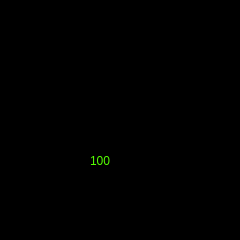
<?xml version="1.0" encoding="UTF-8"?>
<ui version="4.0">
 <class>Speed</class>
 <widget class="QMainWindow" name="Speed">
  <property name="geometry">
   <rect>
    <x>0</x>
    <y>0</y>
    <width>240</width>
    <height>240</height>
   </rect>
  </property>
  <property name="minimumSize">
   <size>
    <width>240</width>
    <height>240</height>
   </size>
  </property>
  <property name="maximumSize">
   <size>
    <width>240</width>
    <height>240</height>
   </size>
  </property>
  <property name="sizeIncrement">
   <size>
    <width>240</width>
    <height>240</height>
   </size>
  </property>
  <property name="baseSize">
   <size>
    <width>240</width>
    <height>240</height>
   </size>
  </property>
  <property name="windowTitle">
   <string>MainWindow</string>
  </property>
  <property name="autoFillBackground">
   <bool>false</bool>
  </property>
  <property name="styleSheet">
   <string notr="true">background-color: rgb(0, 0, 0);</string>
  </property>
  <widget class="QWidget" name="centralwidget">
   <widget class="QLabel" name="label">
    <property name="geometry">
     <rect>
      <x>80</x>
      <y>-10</y>
      <width>91</width>
      <height>101</height>
     </rect>
    </property>
    <property name="text">
     <string/>
    </property>
    <property name="pixmap">
     <pixmap>Icon/icons8_speed_240px.png</pixmap>
    </property>
    <property name="scaledContents">
     <bool>true</bool>
    </property>
   </widget>
   <widget class="QLabel" name="label_2">
    <property name="geometry">
     <rect>
      <x>50</x>
      <y>80</y>
      <width>151</width>
      <height>161</height>
     </rect>
    </property>
    <property name="text">
     <string/>
    </property>
    <property name="pixmap">
     <pixmap>Icon/icons8_round_240px.png</pixmap>
    </property>
    <property name="scaledContents">
     <bool>true</bool>
    </property>
   </widget>
   <widget class="QLabel" name="label_3">
    <property name="geometry">
     <rect>
      <x>170</x>
      <y>40</y>
      <width>51</width>
      <height>61</height>
     </rect>
    </property>
    <property name="text">
     <string/>
    </property>
    <property name="pixmap">
     <pixmap>Icon/icons8_quick_mode_on_200px.png</pixmap>
    </property>
    <property name="scaledContents">
     <bool>true</bool>
    </property>
   </widget>
   <widget class="QLabel" name="label_4">
    <property name="geometry">
     <rect>
      <x>30</x>
      <y>40</y>
      <width>51</width>
      <height>61</height>
     </rect>
    </property>
    <property name="text">
     <string/>
    </property>
    <property name="pixmap">
     <pixmap>Icon/icons8_quick_mode_on_200px.png</pixmap>
    </property>
    <property name="scaledContents">
     <bool>true</bool>
    </property>
   </widget>
   <widget class="QLabel" name="Tocdo">
    <property name="geometry">
     <rect>
      <x>90</x>
      <y>130</y>
      <width>71</width>
      <height>61</height>
     </rect>
    </property>
    <property name="styleSheet">
     <string notr="true">color: rgb(255, 252, 0);
color: rgb(85, 255, 0);
font: 30pt &quot;alarm clock&quot;;</string>
    </property>
    <property name="text">
     <string>100</string>
    </property>
   </widget>
   <zorder>label_2</zorder>
   <zorder>label</zorder>
   <zorder>label_3</zorder>
   <zorder>label_4</zorder>
   <zorder>Tocdo</zorder>
  </widget>
 </widget>
 <resources/>
 <connections/>
</ui>
